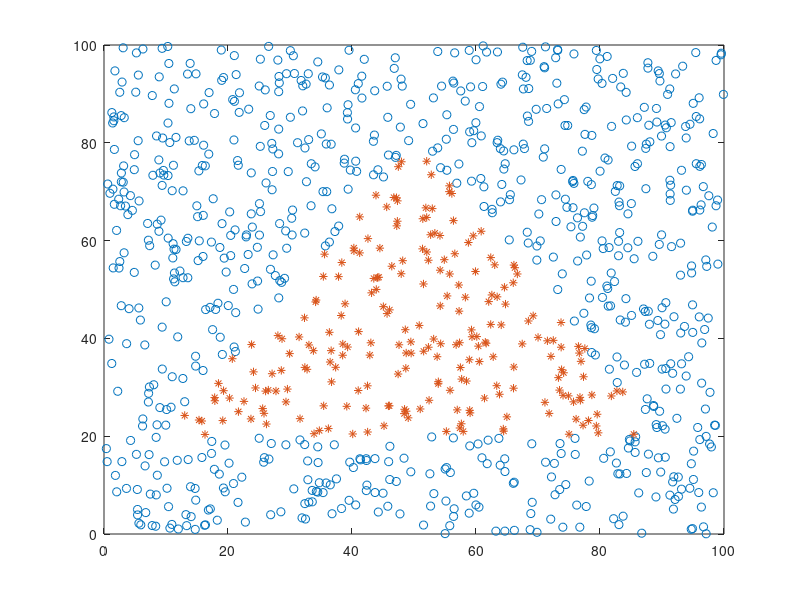

Recreate this plot in MATLAB. (Note: this script raises an error after producing the figure.)
clear;
clc;
allPoints = rand(2,1000)*100; 
X = allPoints(1,:)';
Y = allPoints(2,:)';
plot(X,Y,'o');

prom = ( (Y>1.5*X+5) | (Y < 20) | (Y>-1.5*X+155) );


idx = find (prom)
x1 = X(idx);
y1 = Y(idx);

idx = find(not(prom))    
x2 = X(idx);
y2 = Y(idx);

plot(x1,y1,'o',x2,y2,'*')

rozdil = (prom);
hotovo = [allPoints' rozdil];
csvname = 'data\trojuhelnik.csv';
generateFile(x1,y1,x2,y2,csvname)